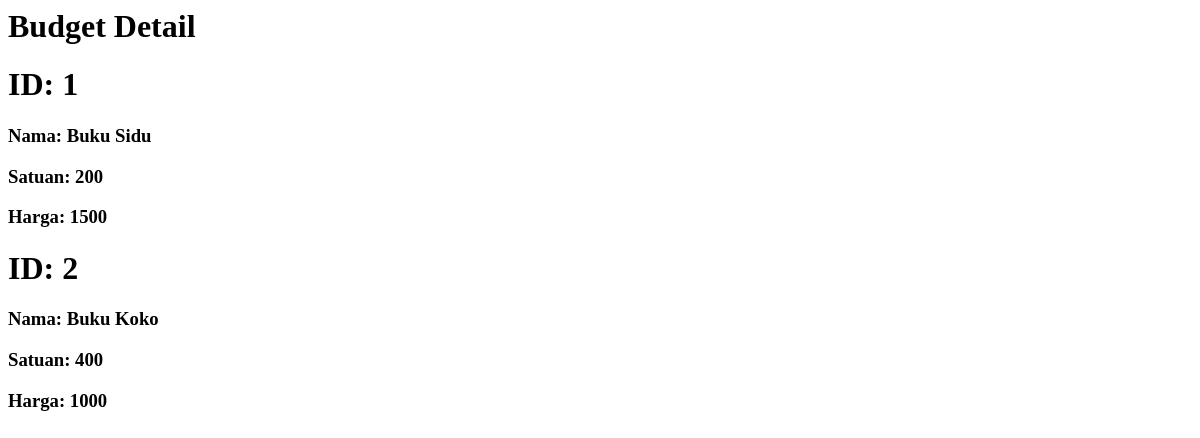
Page /ebudget/budget_detail/ on the earlier database version.
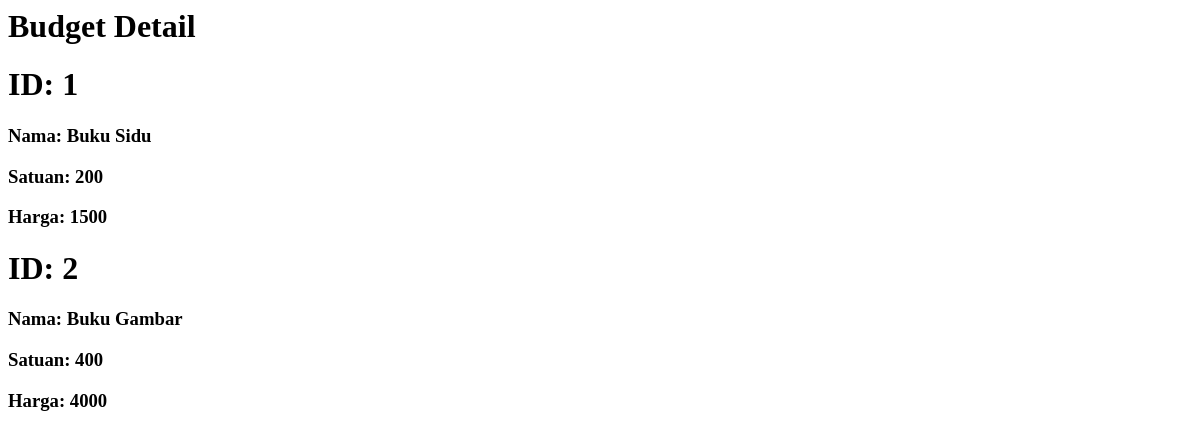
Same page on the later database version.
### budget/models.py (models this page shows, shortened)
class Budget(models.Model):
    nama = models.CharField(max_length=200)
    harga = models.IntegerField()
    satuan = models.IntegerField()

### budget/views.py (the view)
# urls.py: path('budget_detail/',views.all_budget,name='all_budget'),
def all_budget(request):
    budget_list = Budget.objects.all()
    context = { 'Budgets' : budget_list }
    return render(request,'budget_detail.html',context)

### budget/templates/budget_detail.html
<h1>Budget Detail</h1>
{% for t in Budgets %}
    <h1>ID: {{t.id}}</h1>
    <h3>Nama: {{t.nama}}</h3>
    <h3>Satuan: {{t.satuan}}</h3>
    <h3>Harga: {{t.harga}}</h3>
{% endfor %}

Differences in the rows shown:
changed Budget id 2: nama "Buku Koko" → "Buku Gambar"; harga "1000" → "4000"
